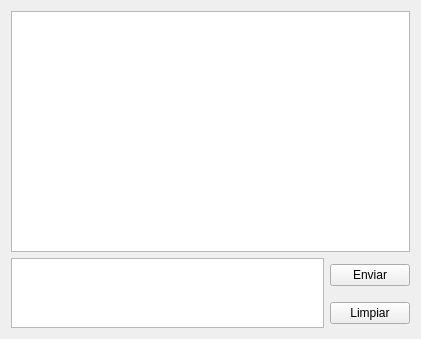
<?xml version="1.0" encoding="UTF-8"?>
<ui version="4.0">
 <class>Form</class>
 <widget class="QWidget" name="Form">
  <property name="geometry">
   <rect>
    <x>0</x>
    <y>0</y>
    <width>421</width>
    <height>339</height>
   </rect>
  </property>
  <property name="windowTitle">
   <string>Cliente de CHAT</string>
  </property>
  <property name="windowIcon">
   <iconset>
    <normaloff>imgs/server.png</normaloff>imgs/server.png</iconset>
  </property>
  <layout class="QGridLayout" name="gridLayout">
   <item row="0" column="0" colspan="2">
    <widget class="QTextBrowser" name="textChat"/>
   </item>
   <item row="1" column="0" rowspan="2">
    <widget class="QTextEdit" name="mensajeUser"/>
   </item>
   <item row="1" column="1">
    <widget class="QPushButton" name="enviarB">
     <property name="text">
      <string>Enviar</string>
     </property>
    </widget>
   </item>
   <item row="2" column="1">
    <widget class="QPushButton" name="limpiarB">
     <property name="text">
      <string>Limpiar</string>
     </property>
    </widget>
   </item>
  </layout>
 </widget>
 <resources/>
 <connections/>
</ui>
